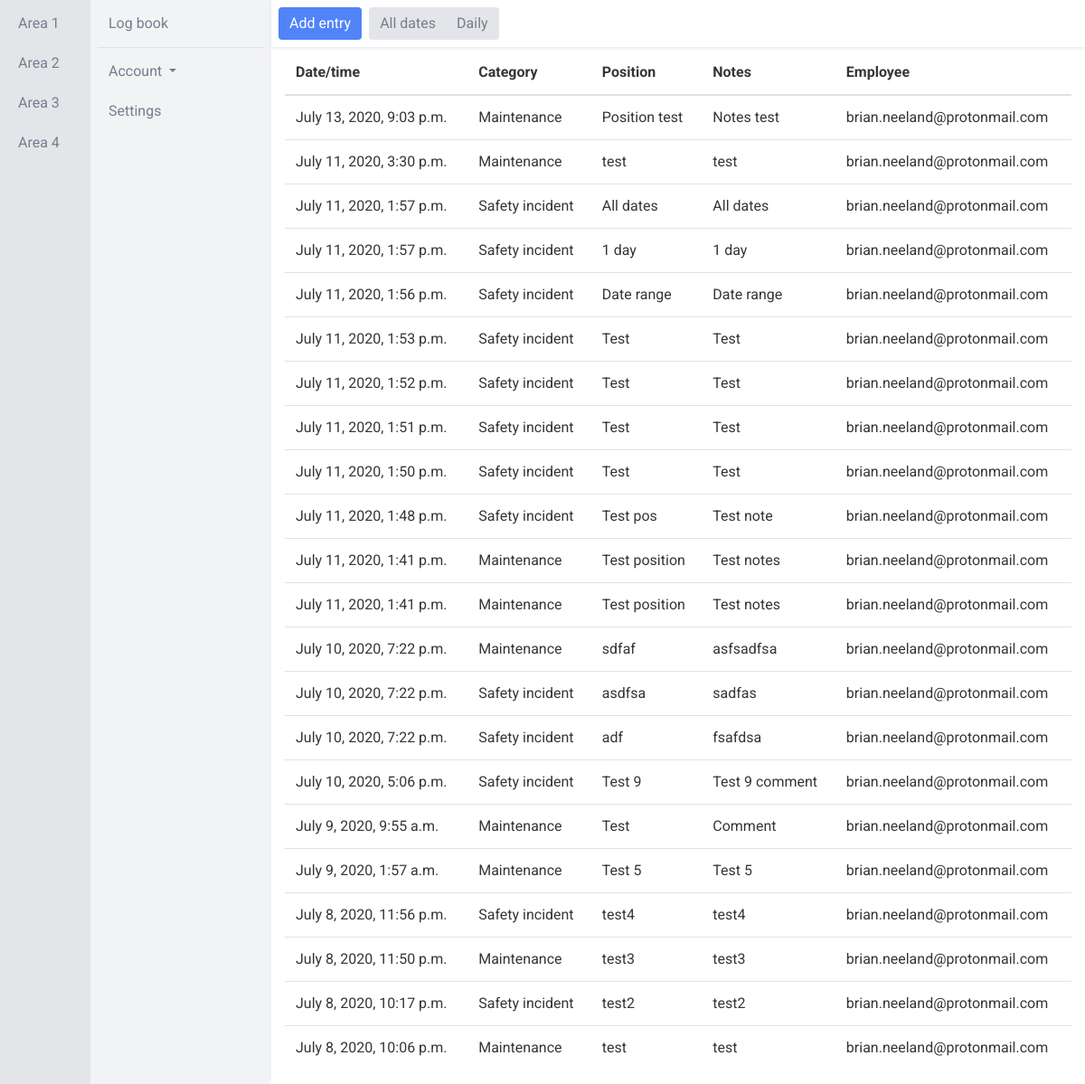
The app's page /app/area-1/log-1 (signed in) with its own data.
### app/models.py (models this page shows, shortened)
class Area(models.Model):
    name = models.CharField(max_length=50)
    def __str__(self):
        return self.name

class Log(models.Model):
    area = models.ForeignKey(Area, on_delete=models.CASCADE)
    name = models.CharField(max_length=50)
    fields = models.ManyToManyField(Field, blank=True)
    unit_lead_acknowledgement_fields = models.ManyToManyField(AcknowledgementField, blank=True, related_name='unit_lead_acknowledgement_fields')
    superintendent_acknowledgement_fields = models.ManyToManyField(AcknowledgementField, blank=True, related_name='superintendent_acknowledgement_fields')
    engineering_acknowledgement_fields = models.ManyToManyField(AcknowledgementField, blank=True, related_name='engineering_acknowledgement_fields')
    new_shift_acknowledgement_fields = models.ManyToManyField(AcknowledgementField, blank=True, related_name='new_shift_acknowledgement_fields')
    def __str__(self):
        return self.name

class Field(models.Model):
    name = models.CharField(max_length=50)
    FIELD_BANK = (
        ('CF1', 'Short text field 1'),
        ('CF2', 'Short text field 2'),
        ('CF3', 'Short text field 3'),
        ('CF4', 'Short text field 4'),
        ('CF5', 'Short text field 5'),
        ('CF6', 'Short text field 6'),
        ('CF7', 'Short text field 7'),
        ('CF8', 'Short text field 8'),
        ('CF9', 'Short text field 9'),
        ('CF10', 'Short text field 10'),
        ('TF1', 'Long text field 1'),
        ('TF2', 'Long text field 2'),
        ('TF3', 'Long text field 3'),
        ('TF4', 'Long text field 4'),
        ('TF5', 'Long text field 5'),
        ('IF1', 'Integer field 1'),
        ('IF2', 'Integer field 2'),
        ('IF3', 'Integer field 3'),
        ('IF4', 'Integer field 4'),
        ('IF5', 'Integer field 5'),
        ('FF1', 'Floating point number field 1'),
        ('FF2', 'Floating point number field 2'),
        ('FF3', 'Floating point number field 3'),
        ('FF4', 'Floating point number field 4'),
        ('FF5', 'Floating point number field 5'),
    )
    type = models.CharField(max_length=5, choices=FIELD_BANK, default=None, blank=True, null=True)

class Entry(models.Model):
    log = models.ForeignKey(Log, on_delete=models.CASCADE)
    user = models.ForeignKey(settings.AUTH_USER_MODEL, on_delete=models.CASCADE)
    category = models.ForeignKey(Category, on_delete=models.CASCADE, blank=True, null=True)
    created_at = models.DateTimeField(auto_now_add=True)
    CF1 = models.CharField(max_length=50, blank=True, null=True)
    CF2 = models.CharField(max_length=50, blank=True, null=True)
    CF3 = models.CharField(max_length=50, blank=True, null=True)
    CF4 = models.CharField(max_length=50, blank=True, null=True)
    CF5 = models.CharField(max_length=50, blank=True, null=True)
    CF6 = models.CharField(max_length=50, blank=True, null=True)
    CF7 = models.CharField(max_length=50, blank=True, null=True)
    CF8 = models.CharField(max_length=50, blank=True, null=True)
    CF9 = models.CharField(max_length=50, blank=True, null=True)
    CF10 = models.CharField(max_length=50, blank=True, null=True)
    TF1 = models.TextField(blank=True, null=True)
    TF2 = models.TextField(blank=True, null=True)
    TF3 = models.TextField(blank=True, null=True)
    TF4 = models.TextField(blank=True, null=True)
    TF5 = models.TextField(blank=True, null=True)
    IF1 = models.IntegerField(blank=True, null=True)
    IF2 = models.IntegerField(blank=True, null=True)
    IF3 = models.IntegerField(blank=True, null=True)
    IF4 = models.IntegerField(blank=True, null=True)
    IF5 = models.IntegerField(blank=True, null=True)
    FF1 = models.FloatField(blank=True, null=True)
    FF2 = models.FloatField(blank=True, null=True)
    FF3 = models.FloatField(blank=True, null=True)
    FF4 = models.FloatField(blank=True, null=True)
    FF5 = models.FloatField(blank=True, null=True)
    class Meta:
        verbose_name_plural = "entries"

class Category(models.Model):
    name = models.CharField(max_length=50)
    def __str__(self):
        return self.name
    class Meta:
        verbose_name_plural = "categories"

### users/models.py (models this page shows)
class CustomUser(AbstractBaseUser, PermissionsMixin):
    email = models.EmailField(unique=True)
    first_name = models.CharField(max_length=50, null=True, blank=True)
    last_name = models.CharField(max_length=50, null=True, blank=True)
    is_active = models.BooleanField(default=True)
    is_staff = models.BooleanField(default=False)
    objects = CustomUserManager()
    USERNAME_FIELD = 'email'
    REQUIRED_FIELDS = ['first_name', 'last_name',]
    def __str__(self):
        return self.email

### app/views.py (the view, shortened to what this page needs)
# urls.py: path('area-<int:area_pk>/log-<int:log_pk>', views.Log.as_view(), name='log', kwargs={'acknowledgements': False}),
class Log(LoginRequiredMixin, PermissionRequiredMixin, AreasMixin, LogsMixin, CreateView):
    login_url = "login"
    permission_required = 'app.add_entry'
    model = models.Entry
    template_name = "app/log.html"
    form_class = forms.CreateEntryForm
    def get_context_data(self, **kwargs):
        context = super().get_context_data(**kwargs)
        area_pk = self.kwargs['area_pk']
        area = models.Area.objects.get(pk=area_pk)
        context['area'] = area
        log_pk = self.kwargs['log_pk']
        log = models.Log.objects.get(pk=log_pk)
        context['log'] = log
        context['fields'] = log.fields.all()
        context['unit_lead_acknowledgement_fields'] = log.unit_lead_acknowledgement_fields.all()
        context['superintendent_acknowledgement_fields'] = log.superintendent_acknowledgement_fields.all()
        context['engineering_acknowledgement_fields'] = log.engineering_acknowledgement_fields.all()
        context['new_shift_acknowledgement_fields'] = log.new_shift_acknowledgement_fields.all()
        entries = models.Entry.objects.filter(log=log).order_by('-created_at')
        acknowledgements = models.Acknowledgement.objects.filter(log=log).order_by('-created_at')
        url_name = resolve(self.request.path_info).url_name
        context['url_name'] = url_name
        context['entries'] = entries
        context['unit_lead_acknowledgements'] = acknowledgements.filter(group__name="Unit lead")
        context['superintendent_acknowledgements'] = acknowledgements.filter(group__name="Superintendent")
        context['engineering_acknowledgements'] = acknowledgements.filter(group__name="Engineering")
        context['new_shift_acknowledgements'] = acknowledgements.filter(group__name="Operator")
        return context
    def get_form_kwargs(self):
        kwargs = super().get_form_kwargs()
        kwargs.update({
            'user': self.request.user,
            'log_pk': self.kwargs['log_pk'],
        })
        return kwargs

### app/templatetags/templatetags.py (called while the page is built)
@register.filter
def get_object_attribute(object, attribute):
    return getattr(object, attribute)

### app/views.py (called while the page is built)
    def get_context_data(self, **kwargs):
        context = super(AreasMixin, self).get_context_data(**kwargs)
        areas = models.Area.objects.all()
        context['areas'] = areas
        return context

    def get_context_data(self, **kwargs):
        context = super(LogsMixin, self).get_context_data(**kwargs)
        area_pk = self.kwargs['area_pk']
        logs = models.Log.objects.filter(area=area_pk)
        context['logs'] = logs
        return context

### app/templates/app/log.html (shortened to what this page needs)
{% extends 'app/base.html' %}
{% load static %}
{% load templatetags %}
{% load crispy_forms_tags %}
{% block content %}
<div class="container-fluid">
  <div class="row">
        <div class="col-1 col-area p-2 fixed-top overflow-auto h-100">
          {% for area in areas %}
            <a href="{% url 'app:area' area.pk %}" class="btn btn-link btn-block sidebarnav" role="button">{{ area }}</a>
          {% empty %}
            No areas to display
          {% endfor %}
        </div>
        <div class="col-2 col-log p-2 offset-1 fixed-top overflow-auto h-100">
          {% for log in logs %}
            <a href="{% url 'app:log' log.area.pk log.pk %}" class="btn btn-link btn-block sidebarnav" role="button">{{ log }}</a>
          {% empty %}
            No logs to display
          {% endfor %}
          <div class="border-top mt-2">
            <div class="btn-group dropdown btn-block">
              <button type="button" class="btn btn-link dropdown-toggle mt-2 sidebarnav" data-toggle="dropdown" aria-haspopup="true" aria-expanded="false">
                Account
              </button>
            </div>
            <a href="#" class="btn btn-link btn-block sidebarnav" role="button">Settings</a>
          </div>
        </div>
    <div class="col-9 col-entry offset-3 fixed-top">
      <div class="row p-2 shadow-sm">
          <div>
            <button type="button" class="btn btn-primary" data-toggle="modal" data-target="#add_entry">Add entry</button>
          </div>
          <div class="pl-2">
            <div class="btn-group" role="group" aria-label="Basic example">
              <a type="button" class="btn btn-secondary" href="{% url 'app:log' area.pk log.pk %}">All dates</a>
              {% now "Y" as current_year %}
              {% now "m" as current_month %}
              {% now "d" as current_day %}
              <a type="button" class="btn btn-secondary" href="{% url 'app:log_daily' area.pk log.pk current_year current_month current_day %}">Daily</a>
            </div>
          </div>
          <div class="pl-2">
          </div>
      </div>
    </div>
    <div class="col-9 col-entry pt-5 ml-auto">
      <div class="row pt-2">
        <div class="col">
          <table class="table" id="myTable">
            <thead>
              <tr>
                <th scope="col">Date/time</th>
                <th scope="col">Category</th>
                {% for field in fields %}
                  <th scope="col">{{ field.name }}</th>
                {% endfor %}
                <th scope="col">Employee</th>
              </tr>
            </thead>
            <tbody>
              {% for entry in entries %}
                <tr id="table_rows">
                    <td>{{ entry.created_at }}</td>
                    <td>{{ entry.category }}</td>
                    {% for field in fields %}
                      <td>{{ entry|get_object_attribute:field.type }}</td>
                    {% endfor %}
                    <td>{{ entry.user }}</td>
                </tr>
              {% empty %}
                <tr id="table_rows">
                  <td>No entries to display for the date selected</td>
                </tr>
              {% endfor %}
            </tbody>
          </table>
        </div>
      </div>
    </div>
  </div>
</div>
{% endblock %}

### app/static/app/style.css (style rules this page uses)
:root { --tidy-blue-dark: #5084F8; --tidy-blue-light: #6190F8; --tidy-green: #43B581; --tidy-black: #33363A; --tidy-grey4: #4F5660; --tidy-grey3: #747F8D; --tidy-grey2: #E3E5E8; --tidy-grey1: #F2F3F5; }
html, body { height: 100%; }
body { font-family: 'Roboto', sans-serif; color: var(--tidy-black); }
.col-area { background: var(--tidy-grey2); color: var(--tidy-grey3); }
.col-area a, .col-area button { color: var(--tidy-grey3); text-align: left; }
.col-log { background: var(--tidy-grey1); color: var(--tidy-grey3); }
.col-log a, .col-log button { color: var(--tidy-grey3); text-align: left; }
.col-entry { background: white; }
a, .btn-link { color: var(--tidy-blue-dark); }
.btn { border: none; }
.btn-primary { background: var(--tidy-blue-dark); }
.btn-secondary { background: var(--tidy-grey2); color: var(--tidy-grey3); }
.table { color: var(--tidy-black); }
.table th { border-top: 0; }

### records on screen
Area: name "Area 1"
Area: name "Area 2"
Area: name "Area 3"
Area: name "Area 4"
Log: name "Log book"
Field: name "Position", type.CF1 "Position test", type.CF1 "test", type.CF1 "All dates", type.CF1 "1 day", type.CF1 "Date range", type.CF1 "Test", type.CF1 "Test pos", type.CF1 "Test position", type.CF1 "sdfaf", type.CF1 "asdfsa", type.CF1 "adf", type.CF1 "Test 9", type.CF1 "Test 5", type.CF1 "test4", type.CF1 "test3", type.CF1 "test2"
Field: name "Notes", type.TF1 "Notes test", type.TF1 "test", type.TF1 "All dates", type.TF1 "1 day", type.TF1 "Date range", type.TF1 "Test", type.TF1 "Test note", type.TF1 "Test notes", type.TF1 "asfsadfsa", type.TF1 "sadfas", type.TF1 "fsafdsa", type.TF1 "Test 9 comment", type.TF1 "Comment", type.TF1 "Test 5", type.TF1 "test4", type.TF1 "test3", type.TF1 "test2"
Entry: created_at "July 13, 2020, 9:03 p.m.", category "Maintenance", user "brian.neeland@protonmail.com"
Entry: created_at "July 11, 2020, 3:30 p.m.", category "Maintenance", user "brian.neeland@protonmail.com"
Entry: created_at "July 11, 2020, 1:57 p.m.", category "Safety incident", user "brian.neeland@protonmail.com"
Entry: created_at "July 11, 2020, 1:57 p.m.", category "Safety incident", user "brian.neeland@protonmail.com"
Entry: created_at "July 11, 2020, 1:56 p.m.", category "Safety incident", user "brian.neeland@protonmail.com"
Entry: created_at "July 11, 2020, 1:53 p.m.", category "Safety incident", user "brian.neeland@protonmail.com"
Entry: created_at "July 11, 2020, 1:52 p.m.", category "Safety incident", user "brian.neeland@protonmail.com"
Entry: created_at "July 11, 2020, 1:51 p.m.", category "Safety incident", user "brian.neeland@protonmail.com"
Entry: created_at "July 11, 2020, 1:50 p.m.", category "Safety incident", user "brian.neeland@protonmail.com"
Entry: created_at "July 11, 2020, 1:48 p.m.", category "Safety incident", user "brian.neeland@protonmail.com"
Entry: created_at "July 11, 2020, 1:41 p.m.", category "Maintenance", user "brian.neeland@protonmail.com"
Entry: created_at "July 11, 2020, 1:41 p.m.", category "Maintenance", user "brian.neeland@protonmail.com"
Entry: created_at "July 10, 2020, 7:22 p.m.", category "Maintenance", user "brian.neeland@protonmail.com"
Entry: created_at "July 10, 2020, 7:22 p.m.", category "Safety incident", user "brian.neeland@protonmail.com"
Entry: created_at "July 10, 2020, 7:22 p.m.", category "Safety incident", user "brian.neeland@protonmail.com"
Entry: created_at "July 10, 2020, 5:06 p.m.", category "Safety incident", user "brian.neeland@protonmail.com"
Entry: created_at "July 9, 2020, 9:55 a.m.", category "Maintenance", user "brian.neeland@protonmail.com"
Entry: created_at "July 9, 2020, 1:57 a.m.", category "Maintenance", user "brian.neeland@protonmail.com"
Entry: created_at "July 8, 2020, 11:56 p.m.", category "Safety incident", user "brian.neeland@protonmail.com"
Entry: created_at "July 8, 2020, 11:50 p.m.", category "Maintenance", user "brian.neeland@protonmail.com"
Entry: created_at "July 8, 2020, 10:17 p.m.", category "Safety incident", user "brian.neeland@protonmail.com"
Entry: created_at "July 8, 2020, 10:06 p.m.", category "Maintenance", user "brian.neeland@protonmail.com"
